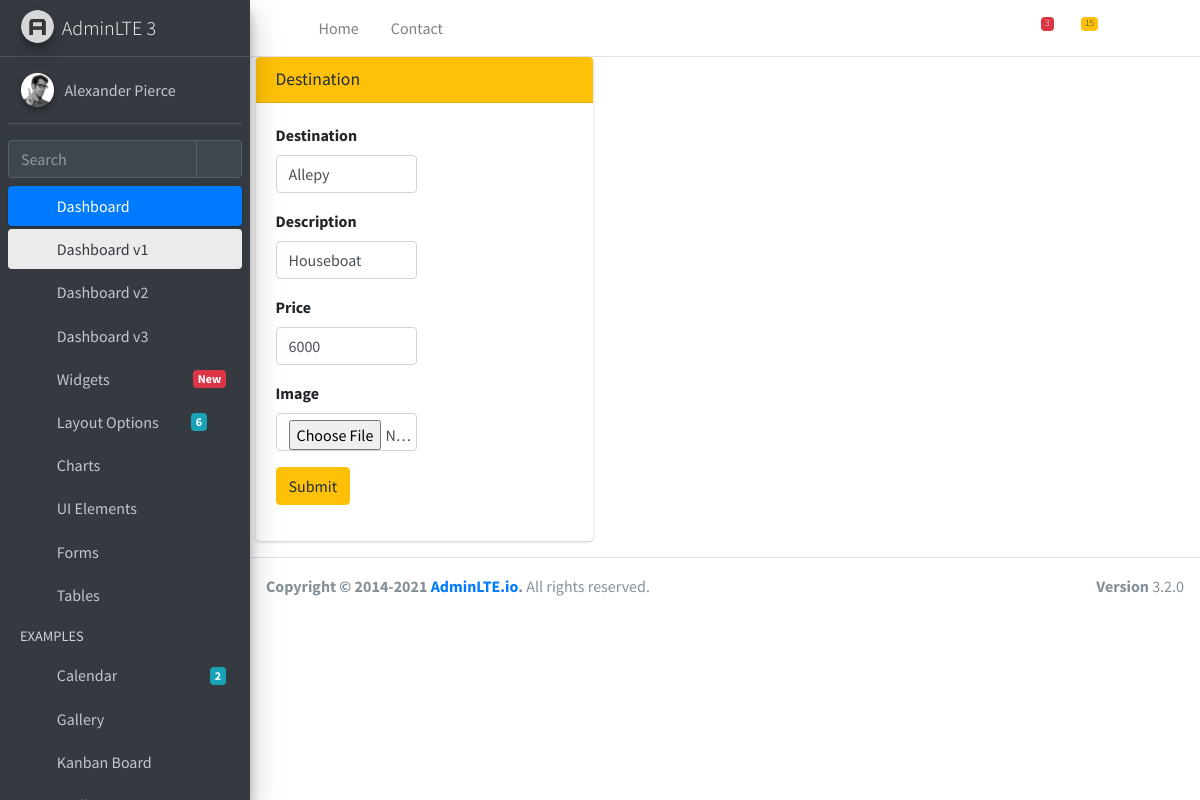
The app's page /travel_edit/1/ with its own data.
### AdminApp/models.py (models this page shows, shortened)
class Travel_mod(models.Model):
    dest=models.CharField(max_length=50)
    desc=models.TextField(max_length=80)
    price=models.IntegerField()
    image=models.ImageField(upload_to='images',default='null.jpg')

### AdminApp/views.py (the view)
# urls.py: path('travel_edit/<int:id>/',views.travel_edit,name='travel_edit'),
def travel_edit(request,id):
    data=Travel_mod.objects.filter(id=id)
    return render(request,'travel_edit.html',{'data':data})

### AdminApp/templates/travel_edit.html (shortened to what this page needs)
{% extends 'adminindex.html' %}
    {% block content %}
    <div class="row">
    <div class="col-lg-6 float-right">
      {% for i in data %}
    <form method="post" action="{% url 'travel_update' id=i.id %}" class="float-right" enctype="multipart/form-data">
            <div class="card card-warning">
              <div class="card-header">
                <h3 class="card-title">Destination</h3>
              </div>
              <div class="card-body">
                  <div class="row">
                    <div class="col-sm-6">
                      <div class="form-group">
                        <label>Destination</label>
                        <input type="text" class="form-control" placeholder="Enter ..." name="dest" value="{{i.dest}}">
                      </div>
                    </div>
                  </div>
                  <div class="row">
                    <div class="col-sm-6">
                      <div class="form-group">
                        <label>Description</label>
                        <input type="text" class="form-control" rows="3" placeholder="Enter ..."  name="desc" value="{{i.desc}}">
                      </div>
                    </div>
                  </div>
                  <div class="row">
                    <div class="col-sm-6">
                      <div class="form-group">
                        <label>Price</label>
                        <input type="text" class="form-control" placeholder="Enter ..."  name="price" value="{{i.price}}">
                      </div>
                      <div class="form-group">
                        <label>Image</label>
                        <input type="file" class="form-control"  name="image">
                      </div>
                    </div>
                </div>
                <div class="row">
                    <div class="col-sm-6">
                      <div class="form-group">
                        <button type="submit" class="btn btn-warning">Submit</button>
                      </div>
                    </div>
                </div>
                {% endfor %}
              </div>
            </div>
    </form>
</div>
</div>
    {% endblock %}

### records on screen
Travel_mod: dest "Allepy", desc "Houseboat", price "6000"
